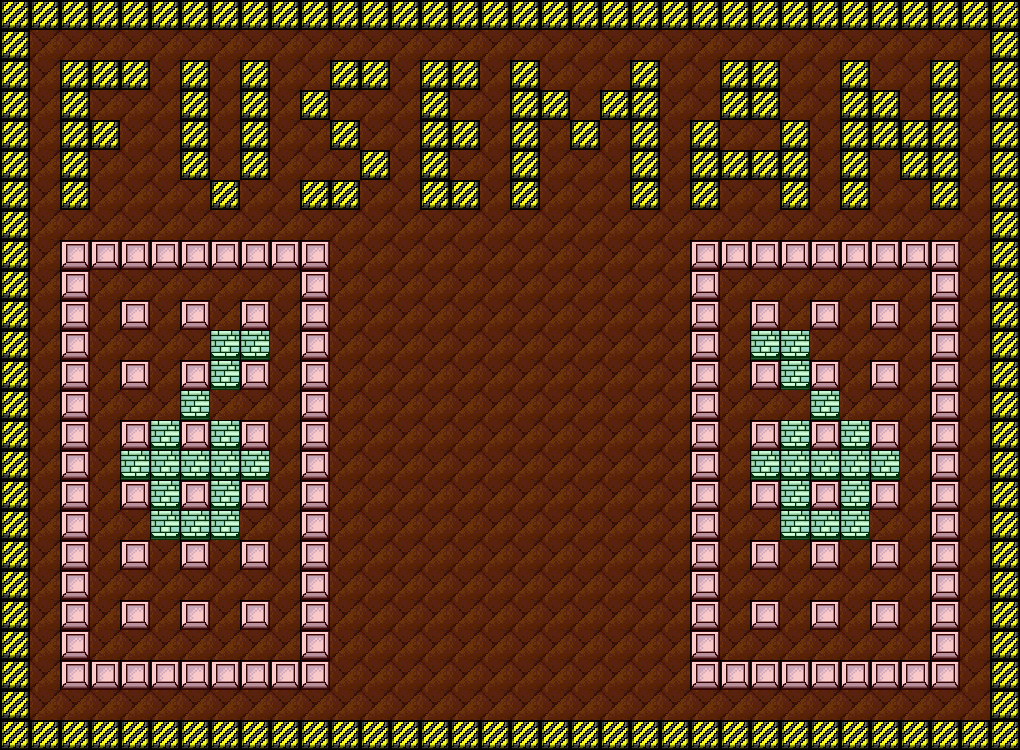

A level layout from a 2D game, rendered from its tile map. Below: a short description, then the map file with tile-grid data replaced by summaries:
An orthogonal 34x25 tile map with 30x30 px tiles, 3 tile layers (Background, Foreground, Meta), 2 tilesets and 2 objects (2x SpawnPoint).

<map version="1.0" orientation="orthogonal" width="34" height="25" tilewidth="30" tileheight="30">
 <tileset firstgid="1" name="objects" tilewidth="30" tileheight="30">
  <image source="objects.png" width="240" height="450" />
 </tileset>
 <tileset firstgid="121" name="meta_tiles30x30" tilewidth="30" tileheight="30">
  <image source="meta_tiles30x30.png" width="61" height="31" />
  <tile id="0">
   <properties>
    <property name="Collidable" value="True" />
   </properties>
  </tile>
  <tile id="1">
   <properties>
    <property name="Collectable" value="True" />
   </properties>
  </tile>
 </tileset>
 <layer name="Background" width="34" height="25">
  <data>[850 cells, 850 non-empty, 3 distinct tile ids]</data>
 </layer>
 <layer name="Foreground" width="34" height="25">
  <data>[850 cells, 32 non-empty, 1 distinct tile ids]</data>
 </layer>
 <layer name="Meta" width="34" height="25">
  <data>[850 cells, 156 non-empty, 2 distinct tile ids]</data>
 </layer>
 <objectgroup name="Objects" width="34" height="25">
  <object name="SpawnPoint1" type="SpawnPoint" x="90" y="270" width="30" height="30">
   <properties>
    <property name="character" value="ball.png" />
   </properties>
  </object>
  <object name="SpawnPoint2" type="SpawnPoint" x="900" y="630" width="30" height="30">
   <properties>
    <property name="character" value="ball.png" />
   </properties>
  </object>
 </objectgroup>
 <objectgroup name="Bonuses" width="34" height="25" />
</map>